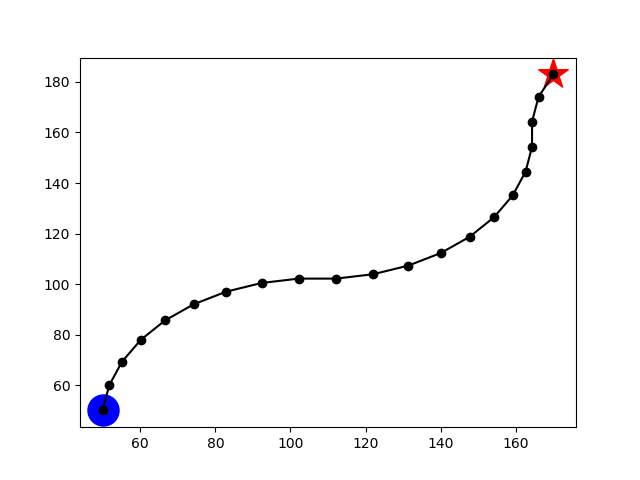

Write the Python code that produced this figure.
from math import sin, cos, pi
import random
import matplotlib.pyplot as plt

def next_move(x, y, theta, spd, t):
    # nxt_theta = (theta + 360) % 360
    nxt_theta = theta + (spd[0] - spd[1]) * t
    nxt_rad = nxt_theta * pi / 180
    if nxt_theta <= 45:
        nxt_x = x + t * sin(nxt_rad)
        nxt_y = y + t * cos(nxt_rad)
    elif nxt_theta > 45 and nxt_theta <= 90:
        nxt_x = x + t * cos(pi/2 - nxt_rad)
        nxt_y = y + t * sin(pi/2 - nxt_rad)
    elif nxt_theta > 90 and nxt_theta <= 135:
        nxt_x = x + t * cos(nxt_rad - pi/2)
        nxt_y = y + t * sin(nxt_rad - pi/2)
    elif nxt_theta > 135 and nxt_theta <= 180:
        nxt_x = x + t * sin(pi - nxt_rad)
        nxt_y = y + t * cos(pi - nxt_rad)
    elif nxt_theta > 180 and nxt_theta <= 225:
        nxt_x = x + t * sin(nxt_rad - pi)
        nxt_y = y + t * cos(nxt_rad - pi)
    elif nxt_theta > 255 and nxt_theta <= 270:
        nxt_x = x + t * cos(1.5 * pi - nxt_rad)
        nxt_y = y + t * sin(1.5 * pi - nxt_rad)
    elif nxt_theta > 270 and nxt_theta <= 315:
        nxt_x = x + t * cos(nxt_rad - 1.5 * pi)
        nxt_y = y + t * sin(nxt_rad - 1.5 * pi)
    elif nxt_theta > 315 and nxt_theta <= 360:
        nxt_x = x + t * sin(2 * pi - nxt_rad)
        nxt_y = y + t * cos(2 * pi - nxt_rad)
    return nxt_x, nxt_y, nxt_theta

def robot_traj(init_loc, goal_loc):
    init_x, init_y, init_theta = init_loc
    goal_x, goal_y, goal_theta = goal_loc
    cur_x, cur_y = init_x, init_y
    cur_theta = init_theta
    traj = []
    while (abs(cur_x - goal_x) > 1) and (abs(cur_y - goal_y) > 1):
        traj.append((cur_x, cur_y))
        # cur_theta = cur_theta + random.randint(-45, 45)
        cur_x, cur_y, cur_theta = next_move(cur_x, cur_y, cur_theta, [2, 1], 10)
    plt.scatter(init_x, init_y, c='b', marker='o', s=500)
    plt.scatter(goal_x, goal_y, c='r', marker='*', s=500)
    traj_x = [traj[i][0] for i in range(len(traj))]
    traj_y = [traj[i][1] for i in range(len(traj))]
    traj_x.append(goal_x)
    traj_y.append(goal_y)
    plt.plot(traj_x, traj_y, 'ko-')
    print(traj[-2])
    plt.show()

if __name__ == '__main__':
    init_loc = (50, 50, 0)
    goal_loc = (170, 183, 0)
    robot_traj(init_loc, goal_loc)
